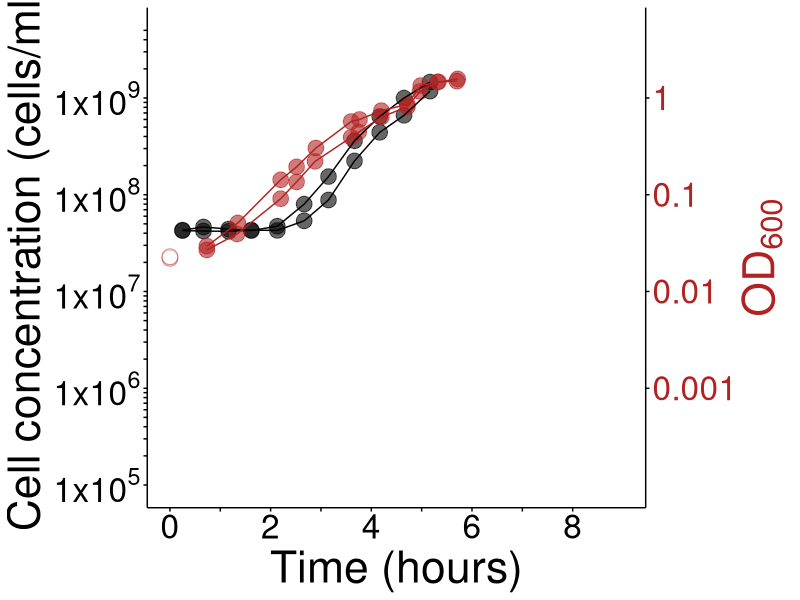

Here is the R script that generated this plot:
#
require(ggplot2)
#
#Load data
#set the path in the line below to wherever you store the data locally
data_fig1i <- read.csv("Fig1i_withMetadata.csv", header = T)
data_fig1i
#
#split data into only OD and only cell conc datasets for connecting consecutive datapoints with a line
data_fig1i_onlyOD <- data_fig1i[1:24,]
data_fig1i_onlycellconc <- data_fig1i[25:46,]

#
#Plots
#
expected_OD <- data.frame(exp_y = c(2.2046*1E7, 2.2830*1E7), exp_x = c(0,0))
#
Fig1I <- ggplot(data = data_fig1i, aes(x = Time_hrs)) +geom_point(aes(y = conc_dilcorr), fill = "black", size = 5, alpha = 0.6, shape = 21) +geom_point(aes(y = OD600_bkgcorr_dilcorr*1E9), shape = 21, size = 5, alpha = 0.6, colour = "firebrick", fill = "firebrick") +geom_point(data = expected_OD, aes(y = exp_y, x = exp_x), colour = "firebrick", fill = "white", size = 5, alpha = 0.6, shape = 21) +geom_line(data = data_fig1i_onlycellconc, aes(y = conc_dilcorr, group = as.factor(Culture)), linetype = "solid") +geom_line(data = data_fig1i_onlyOD, aes(y = OD600_bkgcorr_dilcorr*1E9, group = as.factor(Culture)), linetype = "solid", colour = "firebrick") +scale_x_continuous(limits = c(0, 9), breaks = seq(0, 8, 1), labels = c(0,"", 2,"", 4,"", 6, "", 8)) +scale_y_continuous(limits = c(1E5, 5E9), breaks = c(1E5, 2E5, 3E5, 4E5, 5E5, 6E5, 7E5, 8E5, 9E5, 1E6, 2E6, 3E6, 4E6, 5E6, 6E6, 7E6, 8E6, 9E6, 1E7, 2E7, 3E7, 4E7, 5E7, 6E7, 7E7, 8E7, 9E7, 1E8, 2E8, 3E8, 4E8, 5E8, 6E8, 7E8, 8E8, 9E8, 1E9, 2E9, 3E9, 4E9, 5E9), labels = c(expression("1x10"^5), "", "", "", "", "", "", "", "", expression("1x10"^6),"", "", "", "", "", "", "", "", expression("1x10"^7), "", "", "", "", "", "", "", "", expression("1x10"^8),"", "", "", "", "", "", "", "", expression("1x10"^9), "", "", "", ""), trans = "log", name = "Cell concentration (cells/ml)", sec.axis = sec_axis(trans = ~.*1, breaks = c(1E6, 1E7, 1E8, 1E9), labels = c(0.001, 0.01, 0.1, 1),name = expression("OD"[600]))) + xlab('Time (hours)') + theme(legend.position = "none", strip.background = element_blank(), strip.text = element_blank(), panel.background = element_blank(), axis.line.x = element_line(colour = "black"), axis.line.y = element_line(colour = "black"), axis.ticks = element_line(colour = "black"), panel.grid.minor = element_blank(), panel.grid.major = element_blank(), axis.text.y = element_text(colour = "black", size = 24), axis.text.y.right = element_text(colour = "firebrick", size = 24), axis.text.x = element_text(colour = "black", size = 24), axis.title.y = element_text(size = 32, angle = 90), axis.title.y.right = element_text(size = 32, angle = 90, colour = "firebrick"), axis.title.x = element_text(size = 32))
Fig1I